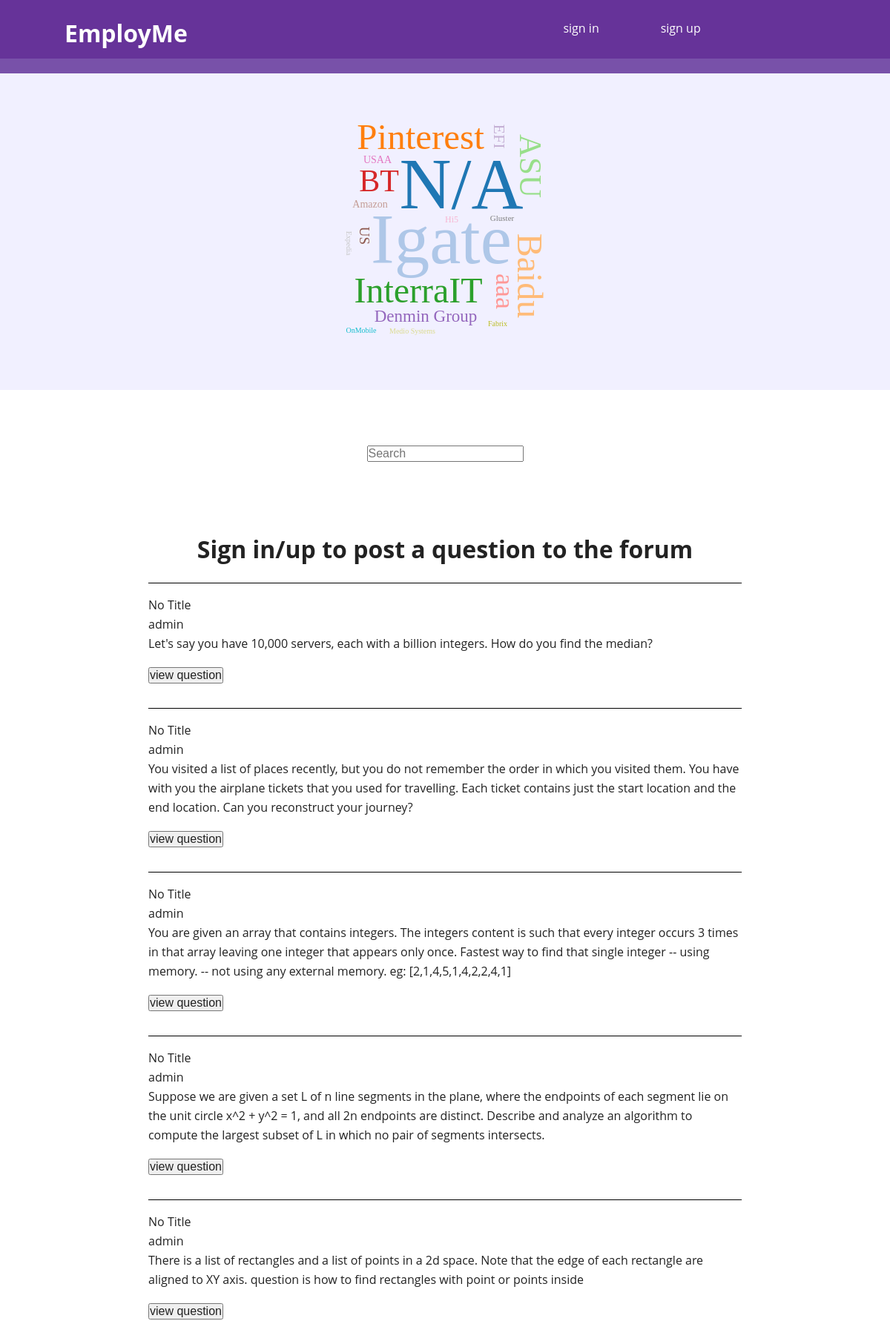
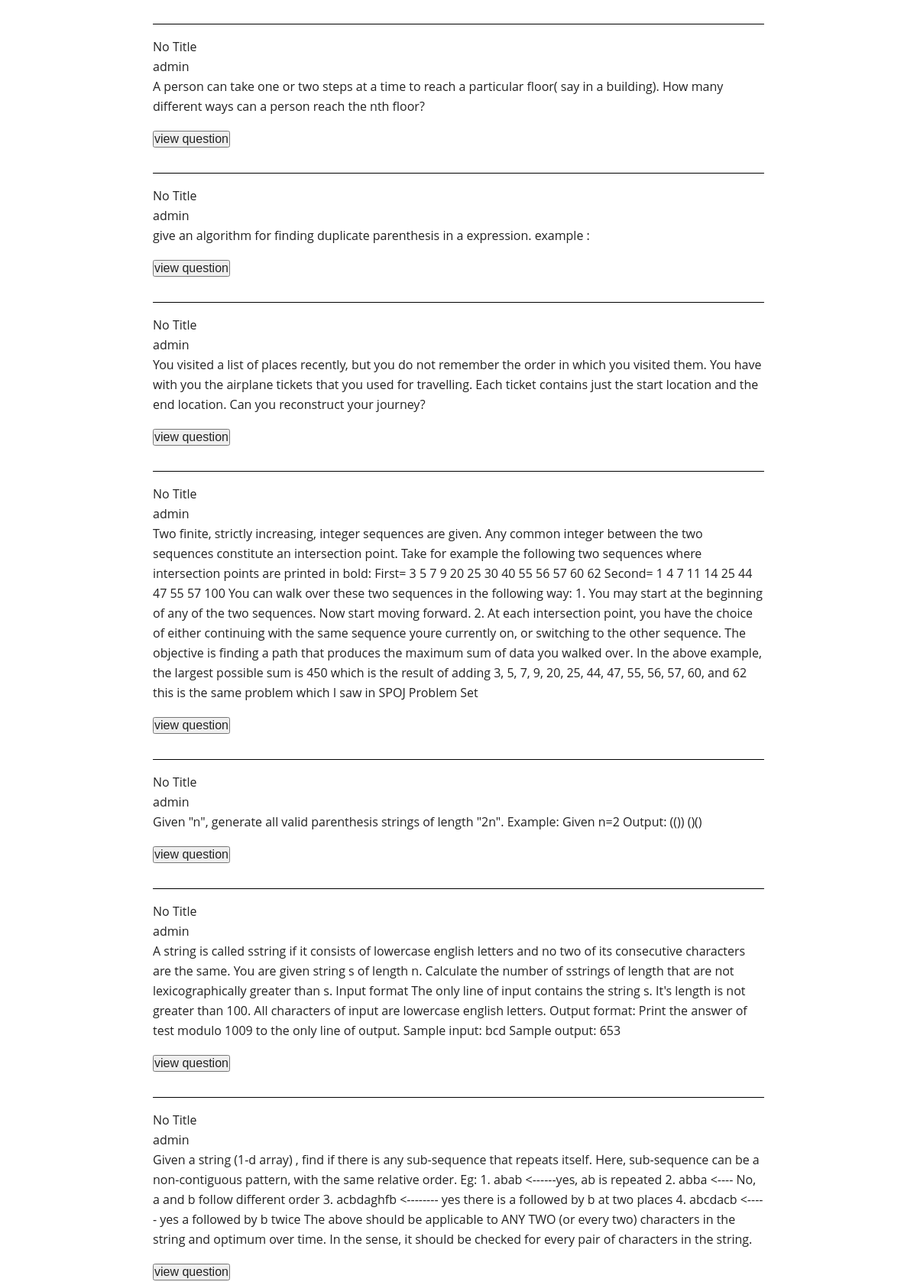
/questions/questions.php?category=topic&id=1 (upper part), run on the app's committed database (2 pictures, top to bottom).
### tables this page shows
CREATE TABLE `questions` (
  `question_id` int(11) NOT NULL AUTO_INCREMENT,
  `username` varchar(50) DEFAULT NULL,
  `content` text,
  `company_id` int(11) DEFAULT NULL,
  `created` datetime DEFAULT NULL,
  `modified` timestamp NOT NULL DEFAULT CURRENT_TIMESTAMP ON UPDATE CURRENT_TIMESTAMP,
  `title` varchar(255) DEFAULT NULL,
  `topic_id` int(11) DEFAULT NULL,
  `votes` int(11) DEFAULT '0',
  `position_id` int(11) DEFAULT NULL,
  PRIMARY KEY (`question_id`)
);

### questions/questions.php (the view, shortened to what this page needs)
<?php
$link = mysqli_connect('localhost', 'awu3', 'hellomysql', 'awu3') or die("Problem connecting to database.");
?>
<!DOCTYPE html>
 <html class="no-js" ng-app>
    <head>
        <link rel="stylesheet" href="../css/normalize.min.css">
        <link rel="stylesheet" href="../css/main.css">
    </head>
	<body>
	   <div class="header-container">
            <header class="wrapper clearfix">
                <a href="../index.php"><h1 class="title">EmployMe</h1></a>
                <nav>
                    <ul>
			<?php
								if(isset($_SESSION["user"])){
									?>
                        			<li><a href="post_question.php">post</a></li>
									<li><a href="../users/edit_user.php">edit account</a></li>
					                <li><a href="../users/log_out.php">sign out</a></li>
					                <?php
								}
								else{
									?>
									<li><a href="../users/sign_in.php">sign in</a></li>
					                <li><a href="../users/sign_up.php">sign up</a></li>
					                <?php
								}
					?>
                    </ul>
                </nav>
            </header>
        </div>
<div class="main grey">
                <div class="main wrapper clearfix" id="d3-cloud">
                </div>
            </div>
<?php
if(isset($_GET['category'])){
	if($_GET['category']=='company'){
		$cat=0;
	}
	else if($_GET['category']=='topic'){
		$cat=1;
	}
	$id=$_GET['id'];
}
if(isset($cat)){
	if($cat==0){
		$questions_query = $link->prepare("SELECT * from questions where company_id=? order by question_id desc");
		$questions_query->bind_param("i",$id);
		$questions_query->execute();
		$questions = $questions_query->get_result();
	}
	else if($cat==1){
		$questions_query = $link->prepare("SELECT * from questions where topic_id=? order by question_id desc");
		$questions_query->bind_param("i",$id);
		$questions_query->execute();
		$questions = $questions_query->get_result();
	}
}
else{
	$questions_query = $link->prepare("SELECT * from questions order by question_id desc");
	$questions_query->execute();
	$questions = $questions_query->get_result();
}
	?>
		<form action="search.php" method="post"><input name="content" placeholder="Search"></form>
	<?php
	if(!isset($_SESSION['user'])){
		echo '<h1>Sign in/up to post a question to the forum</h1>';
	}
echo '<div>';
while ($tuple = $questions->fetch_assoc()) {
	echo '<div class="question">';
	echo '<p>';
	if(isset($tuple['title']) && $tuple['title']!=null) echo $tuple['title'].'<br>';
	else echo 'No Title'.'<br>';
	echo $tuple['username'].'<br>';
	echo $tuple['content'].'<br>';
	echo '</p>';
	echo '<a href="question.php?id='.$tuple['question_id'].'">';
	echo '<button>view question</button>';
	echo '</a>';
	echo '</div>';
}
echo '</div>';
?>
        </body>
</html>

### css/main.css (style rules this page uses)
html, button, input, select, textarea { color: #222; }
html { font-family: "Whitney SSm A","Whitney SSm B","Helvetica Neue",Helvetica,Arial,sans-serif; font-size: 1em; line-height: 1.4; }
body { font: 16px/26px Helvetica, Helvetica Neue, Arial; text-align: center; }
.wrapper { width: 90%; margin: 0 5%; }
.header-container { border-bottom: 20px solid #7851a9; }
.header-container, .footer-container, .main aside { background: #639; }
.title { color: white; }
nav ul { margin: 0; padding: 0; }
nav a { display: block; margin-bottom: 10px; padding: 15px 0; text-align: center; text-decoration: none; color: white; background: #639; }
.main { padding: 30px 0; }
.grey { background-color: #f1f0ff; }
a { text-decoration: none; }
body { min-width: 550px; }
h1 { text-align: center; margin-top: 1em; }
.question { text-align: left; border-top: 1px solid black; margin-top: 2em; margin-bottom: 2em; margin-left: 200px; margin-right: 200px; }
* { margin:0;padding:0; }
body { font-family:'Open Sans',sans-serif; }
form { padding:6% 4%; }
@media only screen and (min-width: 480px) { nav a { float: left; width: 27%; margin: 0 1.7%; padding: 25px 2%; margin-bottom: 0; } }
@media only screen and (min-width: 480px) { nav li:first-child a { margin-left: 0; } }
@media only screen and (min-width: 480px) { nav li:last-child a { margin-right: 0; } }
@media only screen and (min-width: 480px) { nav ul li { display: inline; } }
@media only screen and (min-width: 768px) { .header-container, .main aside { -webkit-box-shadow: 0 5px 10px #aaa; -moz-box-shadow: 0 5px 10px #aaa; box-shadow: 0 5px 10px #aaa; } }
@media only screen and (min-width: 768px) { .title { float: left; } }
@media only screen and (min-width: 768px) { nav { float: right; width: 38%; } }
@media only screen and (min-width: 1140px) { .wrapper { width: 1026px; margin: 0 auto; } }
.clearfix:before, .clearfix:after { content: " "; display: table; }
.clearfix:after { clear: both; }
.clearfix { *zoom: 1; }

### data on the page
questions: title "No Title", username "admin", content "Let's say you have 10,000 servers, each with a billion integers. How do you find the median?"
questions: title "No Title", username "admin", content "You visited a list of places recently, but you do not remember the order in which you visited them. You have with you the airplane tickets that you used for travelling. Each ticket contains just the start location and the end location. Can you reconstruct your journey?"
questions: title "No Title", username "admin", content "You are given an array that contains integers. The integers content is such that every integer occurs 3 times in that array leaving one integer that appears only once. Fastest way to find that single integer -- using memory. -- not using any external memory. eg: [2,1,4,5,1,4,2,2,4,1]"
questions: title "No Title", username "admin", content "Suppose we are given a set L of n line segments in the plane, where the endpoints of each segment lie on the unit circle x^2 + y^2 = 1, and all 2n endpoints are distinct. Describe and analyze an algorithm to compute the largest subset of L in which no pair of segments intersects."
questions: title "No Title", username "admin", content "There is a list of rectangles and a list of points in a 2d space. Note that the edge of each rectangle are aligned to XY axis. question is how to find rectangles with point or points inside"
questions: title "No Title", username "admin", content "A person can take one or two steps at a time to reach a particular floor( say in a building). How many different ways can a person reach the nth floor?"
questions: title "No Title", username "admin", content "give an algorithm for finding duplicate parenthesis in a expression. example :"
questions: title "No Title", username "admin", content "You visited a list of places recently, but you do not remember the order in which you visited them. You have with you the airplane tickets that you used for travelling. Each ticket contains just the start location and the end location. Can you reconstruct your journey?"
questions: title "No Title", username "admin", content "Two finite, strictly increasing, integer sequences are given. Any common integer between the two sequences constitute an intersection point. Take for example the following two sequences where intersection points are printed in bold: First= 3 5 7 9 20 25 30 40 55 56 57 60 62 Second= 1 4 7 11 14 25 44 47 55 57 100 You can walk over these two sequences in the following way: 1. You may start at the beginning of any of the two sequences. Now start moving forward. 2. At each intersection point, you have the choice of either continuing with the same sequence youre currently on, or switching to the other sequence. The objective is finding a path that produces the maximum sum of data you walked…"
questions: title "No Title", username "admin", content "Given \"n\", generate all valid parenthesis strings of length \"2n\". Example: Given n=2 Output: (()) ()()"
questions: title "No Title", username "admin", content "A string is called sstring if it consists of lowercase english letters and no two of its consecutive characters are the same. You are given string s of length n. Calculate the number of sstrings of length that are not lexicographically greater than s. Input format The only line of input contains the string s. It's length is not greater than 100. All characters of input are lowercase english letters. Output format: Print the answer of test modulo 1009 to the only line of output. Sample input: bcd Sample output: 653"
questions: title "No Title", username "admin", content "Given a string (1-d array) , find if there is any sub-sequence that repeats itself. Here, sub-sequence can be a non-contiguous pattern, with the same relative order. Eg: 1. abab <------yes, ab is repeated 2. abba <---- No, a and b follow different order 3. acbdaghfb <-------- yes there is a followed by b at two places 4. abcdacb <----- yes a followed by b twice The above should be applicable to ANY TWO (or every two) characters in the string and optimum over time. In the sense, it should be checked for every pair of characters in the string."
